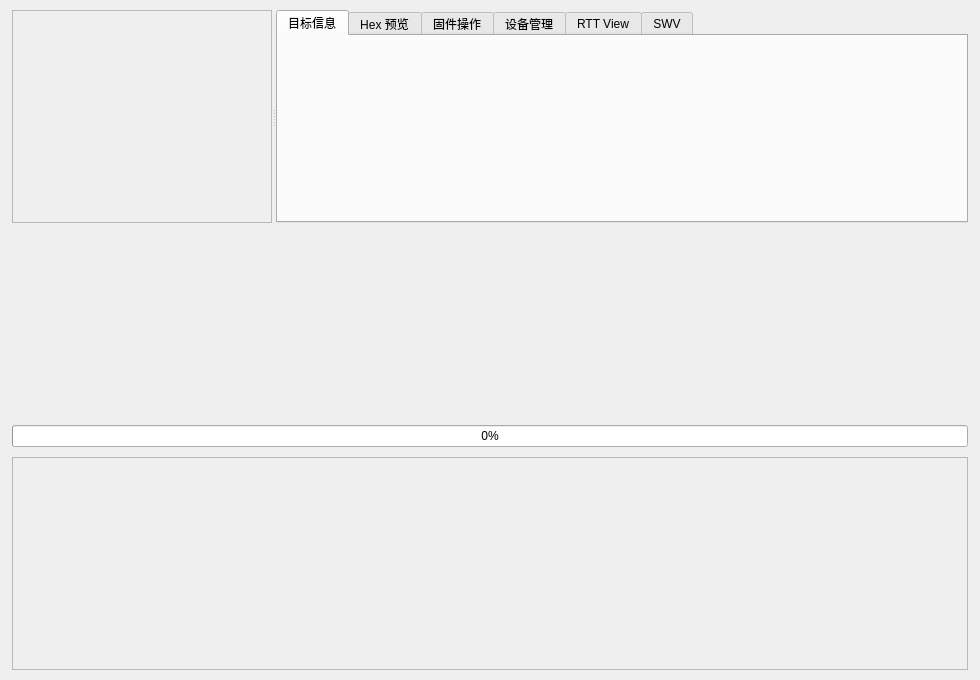
<?xml version="1.0" encoding="UTF-8"?>
<ui version="4.0">
 <class>MainWidget</class>
 <widget class="QWidget" name="MainWidget">
  <property name="geometry">
   <rect>
    <x>0</x>
    <y>0</y>
    <width>980</width>
    <height>680</height>
   </rect>
  </property>
  <property name="minimumSize">
   <size>
    <width>980</width>
    <height>680</height>
   </size>
  </property>
  <layout class="QVBoxLayout" name="rootLayout">
   <property name="leftMargin">
    <number>12</number>
   </property>
   <property name="topMargin">
    <number>10</number>
   </property>
   <property name="rightMargin">
    <number>12</number>
   </property>
   <property name="bottomMargin">
    <number>10</number>
   </property>
   <property name="spacing">
    <number>10</number>
   </property>
   <item>
    <widget class="QSplitter" name="mainSplitter">
     <property name="orientation">
      <enum>Qt::Horizontal</enum>
     </property>
     <property name="childrenCollapsible">
      <bool>false</bool>
     </property>
     <widget class="QScrollArea" name="leftScroll">
      <property name="widgetResizable">
       <bool>true</bool>
      </property>
      <property name="minimumSize">
       <size>
        <width>260</width>
        <height>0</height>
       </size>
      </property>
      <property name="maximumSize">
       <size>
        <width>300</width>
        <height>16777215</height>
       </size>
      </property>
      <widget class="QWidget" name="leftContainer">
       <layout class="QVBoxLayout" name="leftLayout">
        <property name="leftMargin">
         <number>0</number>
        </property>
        <property name="topMargin">
         <number>0</number>
        </property>
        <property name="rightMargin">
         <number>0</number>
        </property>
        <property name="bottomMargin">
         <number>0</number>
        </property>
        <property name="spacing">
         <number>12</number>
        </property>
       </layout>
      </widget>
     </widget>
     <widget class="QWidget" name="rightContainer">
      <layout class="QVBoxLayout" name="rightLayout">
       <property name="leftMargin">
        <number>0</number>
       </property>
       <property name="topMargin">
        <number>0</number>
       </property>
       <property name="rightMargin">
        <number>0</number>
       </property>
       <property name="bottomMargin">
        <number>0</number>
       </property>
       <property name="spacing">
        <number>12</number>
       </property>
       <item>
        <widget class="QTabWidget" name="mainTabs">
         <property name="currentIndex">
          <number>0</number>
         </property>
         <widget class="QWidget" name="tabInfo">
          <attribute name="title">
           <string>目标信息</string>
          </attribute>
          <layout class="QVBoxLayout" name="tabInfoLayout"/>
         </widget>
         <widget class="QWidget" name="tabHex">
          <attribute name="title">
           <string>Hex 预览</string>
          </attribute>
          <layout class="QVBoxLayout" name="tabHexLayout"/>
         </widget>
         <widget class="QWidget" name="tabFlash">
          <attribute name="title">
           <string>固件操作</string>
          </attribute>
          <layout class="QVBoxLayout" name="tabFlashLayout"/>
         </widget>
         <widget class="QWidget" name="tabDevices">
          <attribute name="title">
           <string>设备管理</string>
          </attribute>
          <layout class="QVBoxLayout" name="tabDevicesLayout"/>
         </widget>
         <widget class="QWidget" name="tabRtt">
          <attribute name="title">
           <string>RTT View</string>
          </attribute>
          <layout class="QVBoxLayout" name="tabRttLayout"/>
         </widget>
         <widget class="QWidget" name="tabSwo">
          <attribute name="title">
           <string>SWV</string>
          </attribute>
          <layout class="QVBoxLayout" name="tabSwoLayout"/>
         </widget>
        </widget>
       </item>
      </layout>
     </widget>
    </widget>
   </item>
   <item>
    <layout class="QVBoxLayout" name="progressLayout">
     <property name="spacing">
      <number>6</number>
     </property>
     <item>
      <widget class="QLabel" name="progressLabel">
       <property name="text">
        <string/>
       </property>
      </widget>
     </item>
     <item>
      <widget class="QProgressBar" name="progressBar">
       <property name="value">
        <number>0</number>
       </property>
       <property name="textVisible">
        <bool>true</bool>
       </property>
      </widget>
     </item>
    </layout>
   </item>
   <item>
    <widget class="QFrame" name="logPanelHost">
     <property name="minimumSize">
      <size>
       <width>0</width>
       <height>200</height>
      </size>
     </property>
     <property name="frameShape">
      <enum>QFrame::StyledPanel</enum>
     </property>
     <layout class="QVBoxLayout" name="logHostLayout">
      <property name="leftMargin">
       <number>0</number>
      </property>
      <property name="topMargin">
       <number>0</number>
      </property>
      <property name="rightMargin">
       <number>0</number>
      </property>
      <property name="bottomMargin">
       <number>0</number>
      </property>
     </layout>
    </widget>
   </item>
  </layout>
 </widget>
 <resources/>
 <connections/>
</ui>
